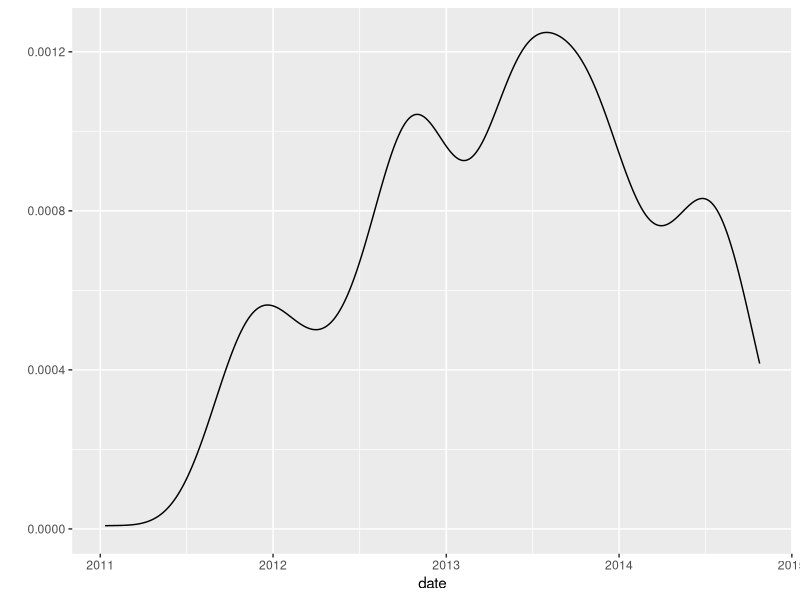
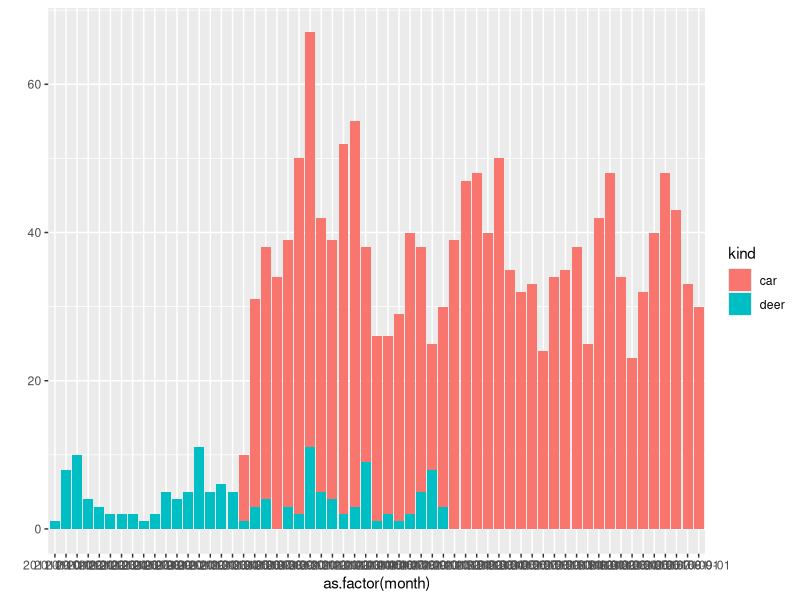

Generate these figures, in order, with R:
library(lubridate)
library(ggplot2)
library(plyr)
library(scales)

deer_incidents <- read.csv("data/mt-lebanon-deer-incidents-2014-10.csv",
                           as.is=c(1,6))
deer_incidents <- transform(deer_incidents, date = mdy(Incident.Date))
deer_incidents <- transform(deer_incidents, Incident.Date = NULL)

qplot(date, data = deer_incidents, geom = "density")

### For context, compare deer-related car accidents with all car accidents.

deer_accidents <- subset(deer_incidents, Vehicle.Involved == "X")
deer_accidents <- transform(deer_accidents, vehicles=1, Vehicle.Involved=NULL)

car_accidents <- read.csv("data/police-blotter/accidents.csv")
car_accidents <- transform(car_accidents, date = ymd(date), time = hm(time))

deer_accidents_in_car_accidents_date_range <-
  subset(deer_accidents, (date >= min(car_accidents$date) &
                          date <= max(car_accidents$date)))

deer_accidents_included_in_car_accidents <-
  subset(deer_accidents_in_car_accidents_date_range,
         date %in% car_accidents$date)

deer_accidents_missing_in_car_accidents <-
  subset(deer_accidents_in_car_accidents_date_range,
         ! date %in% car_accidents$date)

combined_accidents <-
  rbind(data.frame(date = deer_accidents$date, kind = "deer", vehicles = 1),
        data.frame(date = car_accidents$date,  kind = "car",
                   vehicles = car_accidents$vehicles))

combined_accidents <-
  transform(combined_accidents, month = floor_date(date, "month"))

qplot(as.factor(month), data = combined_accidents,
      weight = vehicles, fill = kind)

combined_accidents_by_month <-
  ddply(combined_accidents, .(month, kind), summarize, vehicles = sum(vehicles))

summarize(car_accidents, vehicles = sum(vehicles))


### In terms of injury risk, how do deer incidents compare to car accidents?

(deer_injury_incidents <- sum(deer_incidents$Person.Injured == "X"))
(deer_incident_years <- diff(range(deer_incidents$date)) / dyears(1))
(deer_injury_incidents_per_year <- deer_injury_incidents / deer_incident_years)

(car_injury_incidents <- sum(car_accidents$injuries > 0))
(car_incident_years <- diff(range(car_accidents$date)) / dyears(1))
(car_injury_incidents_per_year <- car_injury_incidents / car_incident_years)

(relative_risk_of_injury_car_to_deer <-
 car_injury_incidents_per_year / deer_injury_incidents_per_year)
